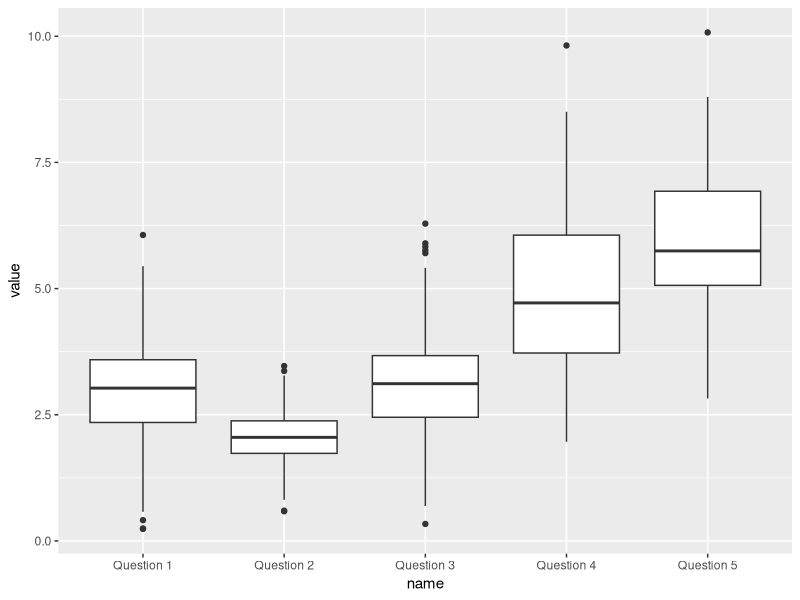
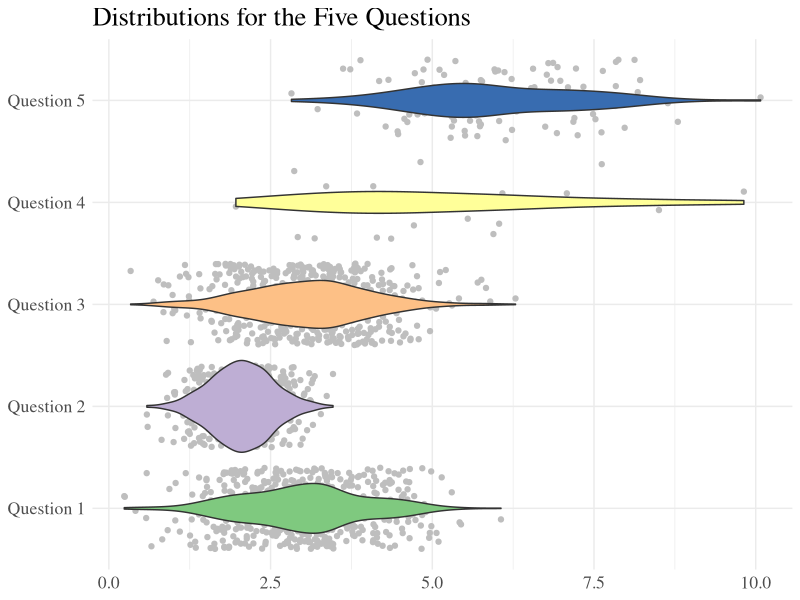

Recreate these plots in R, in order. (Note: this script raises an error after producing the figures.)
## ---- chunk 1
library(here)
library(dplyr)
library(readr)
library(magrittr)
library(tidyr)
library(stringr)
library(ggplot2)
library(forcats)
## ---- chunk 2
# create a dataset
data <- data.frame(
  name=c( rep("Question 1",500), rep("Question 2",500), rep("Question 3",500), rep("Question 4",20), rep('Question 5', 100)  ),
  value=c( rnorm(500, 3, 1), rnorm(500, 2, .5), rnorm(500, 3.1, 1), rnorm(20, 4, 2), rnorm(100, 6, 1.5) )
) %>% 
  filter(value > 0) %>% 
  as_tibble()
## ---- chunk 3
data %>%
  ggplot(aes(x = name, y = value)) +
  geom_boxplot()
## ---- chunk 4
data %>%
  ggplot(aes(x = value, y = name, fill = name)) +
  geom_jitter(color = "gray") +
  geom_violin() +
  theme_minimal() +
  scale_fill_brewer("", type = "qual") +
  ylab(NULL) +
  xlab(NULL) +
  theme(text = element_text(size = 16, family = "Times"),
        legend.position = "none") +
  ggtitle("Distributions for the Five Questions")
## ---- chunk 5
knitr::include_graphics("img/pie-3d.jpg")
## ---- chunk 6
d <- tribble(
  ~category, ~value,
  "Cutting tools", 0.03,
  "Buildings and administration", 0.22,
  "Labor", 0.31,
  "Machinery", 0.27,
  "Workplace materials", 0.17
)
ggplot(d, aes(x = fct_reorder(category, value), y = value)) +
  geom_col() +
  theme_minimal() +
  coord_flip() +
  labs(x = "", y = "")
## ---- chunk 7
d %>%
  mutate(category = str_replace(category, " ", "\n")) %>%
  ggplot(aes(x = category, y = value, fill = category)) +
  geom_col() +
  theme_minimal() +
  labs(x = "", y = "") +
  theme(legend.position = "none")
## ---- chunk 8
ggplot(d, aes(x = fct_reorder(category, value), y = value, fill = category)) +
  geom_col() +
  theme_minimal() +
  coord_flip() +
  labs(x = "", y = "") +
  scale_fill_manual(values = c("red", rep("gray", 4))) +
  theme(legend.position = "none")
## ---- chunk 9
knitr::include_graphics("img/time-series-story.png")
## ---- chunk 10
ggplot(mtcars)
## ---- chunk 11
ggplot(mtcars) +
  geom_point(aes(x = disp, y = mpg))
## ---- chunk 12
ggplot(mtcars) +
  geom_point(aes(x = disp, y = mpg)) +
  geom_smooth(aes(x = disp, y = mpg), method = "loess")
## ---- chunk 13
mtcars <- mtcars %>% mutate(am = as.factor(am))
## ---- chunk 14
ggplot(mtcars) +
  geom_point(aes(x = disp, y = mpg, color = am), size = 6)
## ---- chunk 15
ggplot(mtcars, aes(x = disp, y = mpg, shape = am), size = 6) +
  geom_point()
## ---- chunk 16
ggplot(mtcars) +
  geom_point(aes(x = disp, y = mpg, size = hp))
## ---- chunk 17
ggplot(mtcars) +
  geom_point(aes(x = disp, y = mpg, color = am), size = 6) +
  geom_smooth(aes(x = disp, y = mpg), method = "loess") + 
  xlab("Displacement") +
  ylab("Miles per Gallon") +
  scale_color_discrete(name = "Transmission", labels = c("manual", "auto"))
## ---- chunk 18
ggplot(mtcars) +
  geom_point(aes(x = disp, y = mpg, color = am), size = 6) +
  geom_smooth(aes(x = disp, y = mpg), method = "loess") + 
  xlab("Displacement") +
  ylab("Miles per Gallon") +
  scale_color_discrete(name = "Transmission", labels = c("manual", "auto")) +
  theme_bw()
## ---- chunk 19
library(ggthemes)

base_plot <- ggplot(mtcars) +
  geom_point(aes(x = disp, y = mpg, color = am), size = 6) +
  geom_smooth(aes(x = disp, y = mpg), method = "loess") + 
  xlab("Displacement") +
  ylab("Miles per Gallon") +
  scale_color_discrete(name = "Transmission", labels = c("manual", "auto"))
## ---- chunk 20
base_plot + theme_fivethirtyeight()
## ---- chunk 21
ggplot(mtcars) +
  geom_point(aes(y = disp, x = mpg, color = am), size = 6) +
  geom_smooth(aes(y = disp, x = mpg), method = "loess") + 
  xlab("Displacement") +
  ylab("Miles per Gallon") +
  scale_color_discrete(name = "Transmission", labels = c("manual", "auto")) +
  theme_bw()
## ---- chunk 22
ggplot(mtcars) +
  geom_rug(aes(x = disp, y = mpg, color = am), size = 6) +
  geom_smooth(aes(x = disp, y = mpg), method = "loess") + 
  xlab("Displacement") +
  ylab("Miles per Gallon") +
  scale_color_discrete(name = "Transmission", labels = c("manual", "auto")) +
  theme_bw()
